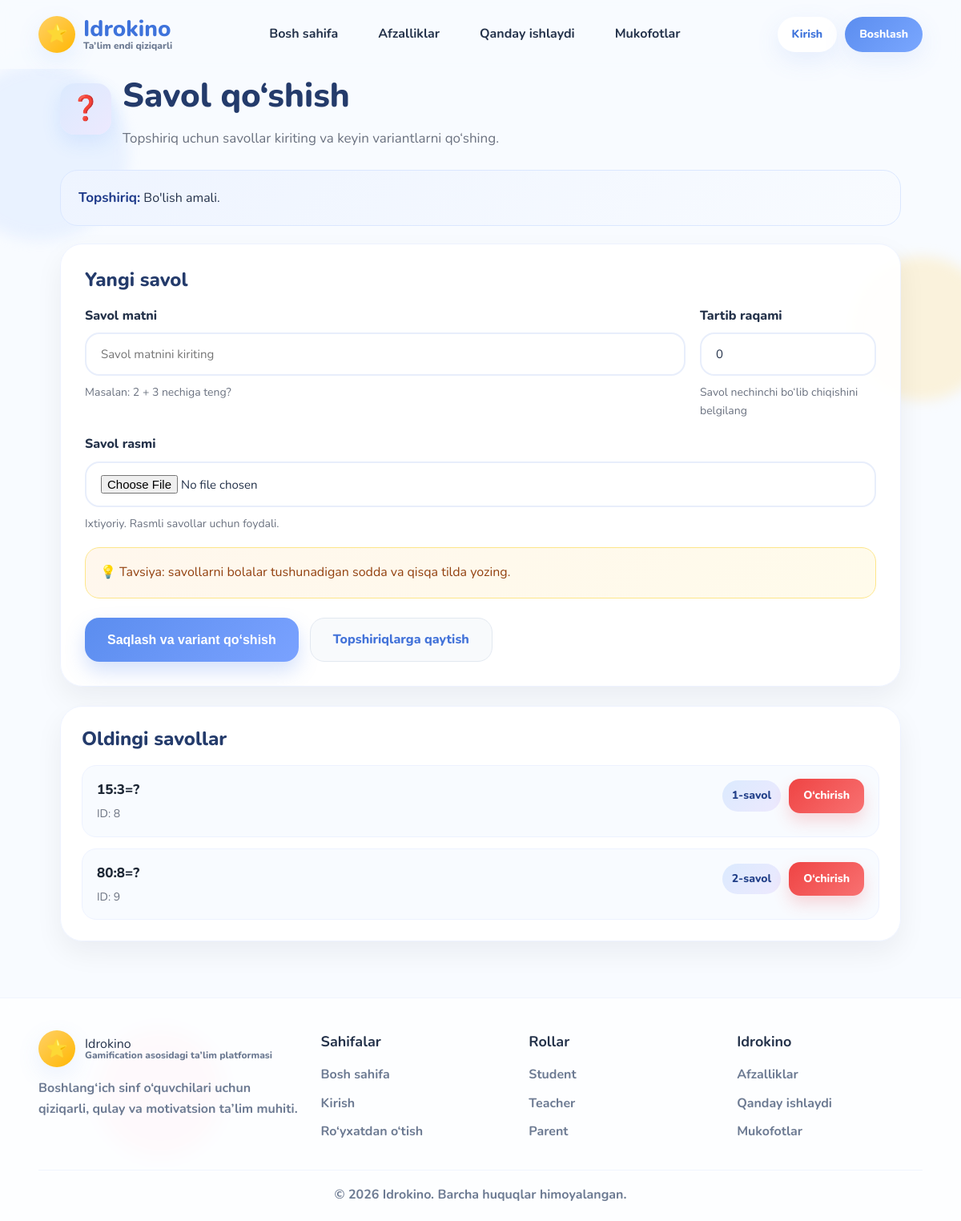
/teacher/assignments/8/questions/add/ (signed in), run on the app's committed database.
### academics/models.py (models this page shows, shortened)
class Assignment(models.Model):
    subject = models.ForeignKey(
        Subject,
        on_delete=models.CASCADE,
        related_name="assignments"
    )
    title = models.CharField(max_length=200)
    description = models.TextField(blank=True)
    points = models.IntegerField(default=10)
    created_at = models.DateTimeField(auto_now_add=True)
    is_active = models.BooleanField(default=True)

class Question(models.Model):
    assignment = models.ForeignKey(
        Assignment,
        on_delete=models.CASCADE,
        related_name="questions"
    )
    text = models.CharField(max_length=500)
    image = models.ImageField(upload_to="questions/", blank=True, null=True)
    order = models.IntegerField(default=0)

### teachers/views.py (the view)
    def wrapper(request, *args, **kwargs):
        if not request.user.is_authenticated:
            return redirect("login")
        if request.user.role != "teacher":
            return HttpResponseForbidden("Bu sahifa faqat o‘qituvchilar uchun.")
        return view_func(request, *args, **kwargs)

### teachers/forms.py
class QuestionCreateForm(forms.ModelForm):
    class Meta:
        model = Question
        fields = ["text", "image", "order"]
        widgets = {
            "text": forms.TextInput(attrs={
                "placeholder": "Savol matnini kiriting",
                "class": "form-input"
            }),
            "image": forms.ClearableFileInput(attrs={
                "class": "form-input"
            }),
            "order": forms.NumberInput(attrs={
                "min": 1,
                "class": "form-input"
            }),
        }

### teachers/views.py (called while the page is built)
def teacher_required(view_func):
    def wrapper(request, *args, **kwargs):
        if not request.user.is_authenticated:
            return redirect("login")
        if request.user.role != "teacher":
            return HttpResponseForbidden("Bu sahifa faqat o‘qituvchilar uchun.")
        return view_func(request, *args, **kwargs)
    return wrapper

@login_required
@teacher_required
def add_question(request, assignment_id):
    assignment = get_object_or_404(
        Assignment,
        id=assignment_id,
        subject__teacher=request.user
    )
    questions = assignment.questions.all().order_by("order", "id")
    if request.method == "POST":
        form = QuestionCreateForm(request.POST, request.FILES)
        if form.is_valid():
            question = form.save(commit=False)
            question.assignment = assignment
            question.save()
            return redirect("add_choices", question_id=question.id)
    else:
        form = QuestionCreateForm()
    context = {
        "assignment": assignment,
        "questions": questions,
        "form": form,
    }
    return render(request, "teachers/add_question.html", context)

### templates/teachers/add_question.html (shortened to what this page needs)
{% extends 'base/base.html' %}
{% block content %}
<div class="pretty-shell">
    <div class="pretty-page-title">
        <div class="icon">❓</div>
        <div>
            <h1>Savol qo‘shish</h1>
            <p>Topshiriq uchun savollar kiriting va keyin variantlarni qo‘shing.</p>
        </div>
    </div>
    <div class="top-info-card">
        <strong>Topshiriq:</strong> {{ assignment.title }}
    </div>
    <div class="pretty-card">
        <h2 class="section-title">Yangi savol</h2>
        <form method="post" enctype="multipart/form-data">
            <div class="form-grid">
                <div class="form-group">
                    <label class="form-label" for="{{ form.text.id_for_label }}">Savol matni</label>
                    {{ form.text }}
                    <div class="help-text">Masalan: 2 + 3 nechiga teng?</div>
                </div>
                <div class="form-group">
                    <label class="form-label" for="{{ form.order.id_for_label }}">Tartib raqami</label>
                    {{ form.order }}
                    <div class="help-text">Savol nechinchi bo‘lib chiqishini belgilang</div>
                </div>
                <div class="form-group full">
                    <label class="form-label" for="{{ form.image.id_for_label }}">Savol rasmi</label>
                    {{ form.image }}
                    <div class="help-text">Ixtiyoriy. Rasmli savollar uchun foydali.</div>
                </div>
            </div>
            <div class="tip-box">
                💡 Tavsiya: savollarni bolalar tushunadigan sodda va qisqa tilda yozing.
            </div>
            <div class="actions">
                <button type="submit" class="btn-soft btn-primary-soft">Saqlash va variant qo‘shish</button>
                <a href="{% url 'teacher_assignments' %}" class="btn-soft btn-light-soft">Topshiriqlarga qaytish</a>
            </div>
        </form>
    </div>
    <div class="questions-card">
        <h2 class="section-title">Oldingi savollar</h2>
        {% if questions %}
            <div class="questions-list">
                {% for question in questions %}
                    <div class="question-item">
                        <div>
                            <div style="font-weight:800; color:#1f2937; font-size:17px; margin-bottom:6px;">
                                {{ question.text }}
                            </div>
                            <div style="color:#6b7280; font-size:14px;">
                                ID: {{ question.id }}
                            </div>
                        </div>
                        <div class="question-actions">
                            <div class="question-badge">
                                {{ question.order }}-savol
                            </div>
                            <a href="{% url 'question_delete' question.id %}" class="btn-soft btn-danger-soft">
                                O‘chirish
                            </a>
                        </div>
                    </div>
                {% endfor %}
            </div>
        {% else %}
            <div class="empty-box">
                <div class="emoji">📝</div>
                <div>Hozircha savollar yo‘q. Birinchi savolni kiriting.</div>
            </div>
        {% endif %}
    </div>
</div>
{% endblock %}

### static/css/global.css (style rules this page uses)
:root { --primary: #5B8DEF; --primary-dark: #3E73DB; --secondary: #FFD166; --pink: #FF8FB1; --green: #7BD88F; --purple: #B799FF; --bg: #F8FBFF; --card: #FFFFFF; --text: #24324A; --muted: #6C7A92; --shadow: 0 10px 30px rgba(91, 141, 239, 0.12); --radius-xl: 28px; --radius-lg: 20px; --radius-md: 14px; }
* { margin: 0; padding: 0; box-sizing: border-box; }
body { font-family: 'Nunito', sans-serif; background: var(--bg); color: var(--text); line-height: 1.6; position: relative; overflow-x: hidden; }
a { text-decoration: none; color: inherit; }
.section-title { font-size: clamp(28px, 4vw, 42px); line-height: 1.2; font-weight: 800; margin-bottom: 14px; }
html { scroll-behavior: smooth; }
.form-grid { display: grid; grid-template-columns: 1fr 1fr; gap: 18px; }
.form-group { display: grid; gap: 8px; }
.form-group label { font-weight: 800; color: var(--text); }
.form-group input, .form-group select, .form-group textarea { width: 100%; padding: 15px 18px; border: 2px solid #e8eefb; border-radius: 18px; outline: none; background: #fff; font-size: 15px; font-family: inherit; color: var(--text); transition: 0.25s ease; }

### templates/teachers/add_question.html (style rules this page uses)
.pretty-shell { max-width: 1050px; margin: 0 auto; }
.pretty-page-title { display: flex; align-items: center; gap: 14px; margin-bottom: 26px; }
.pretty-page-title .icon { width: 64px; height: 64px; border-radius: 18px; display: flex; align-items: center; justify-content: center; font-size: 30px; background: linear-gradient(135deg, #dbeafe, #ede9fe); box-shadow: 0 10px 24px rgba(59, 130, 246, 0.12); }
.pretty-page-title h1 { margin: 0; font-size: 42px; color: #243b6b; font-weight: 800; }
.pretty-page-title p { margin: 6px 0 0 0; color: #6b7280; font-size: 17px; }
.top-info-card { background: linear-gradient(135deg, #eef4ff, #f8fbff); border: 1px solid #dbe7ff; border-radius: 22px; padding: 20px 22px; margin-bottom: 22px; }
.top-info-card strong { color: #1e3a8a; font-size: 17px; }
.pretty-card { background: rgba(255,255,255,0.92); border-radius: 28px; padding: 30px; box-shadow: 0 14px 35px rgba(15, 23, 42, 0.06); border: 1px solid #edf2ff; }
.section-title { margin: 0 0 18px 0; font-size: 24px; font-weight: 800; color: #243b6b; }
.form-grid { display: grid; grid-template-columns: 1fr 220px; gap: 18px; }
.form-group { display: flex; flex-direction: column; gap: 8px; }
.form-group.full { grid-column: 1 / -1; }
.form-label { font-size: 16px; font-weight: 700; color: #334155; }
.form-input { width: 100%; padding: 14px 16px; border-radius: 16px; border: 1.5px solid #dbe4f3; background: #f9fbff; font-size: 16px; outline: none; transition: .2s ease; }
.help-text { color: #6b7280; font-size: 14px; margin-top: 2px; }
.tip-box { background: linear-gradient(135deg, #fff7ed, #fffbeb); border: 1px solid #fde68a; border-radius: 18px; padding: 18px; color: #92400e; margin-top: 18px; }
.actions { display: flex; gap: 14px; flex-wrap: wrap; margin-top: 24px; }
.btn-soft { display: inline-flex; align-items: center; justify-content: center; padding: 14px 28px; border-radius: 18px; text-decoration: none; font-weight: 800; border: none; cursor: pointer; font-size: 16px; transition: .2s ease; }
.btn-primary-soft { background: linear-gradient(135deg, #5b8def, #7aa2ff); color: white; box-shadow: 0 12px 24px rgba(91, 141, 239, 0.25); }
.btn-light-soft { background: #f8fafc; color: #4373d9; border: 1px solid #e2e8f0; }
.btn-danger-soft { background: linear-gradient(135deg, #ef4444, #f87171); color: white; box-shadow: 0 10px 20px rgba(239, 68, 68, 0.20); padding: 10px 18px; font-size: 14px; border-radius: 14px; }
.questions-card { margin-top: 24px; background: rgba(255,255,255,0.92); border-radius: 28px; padding: 26px; box-shadow: 0 14px 35px rgba(15, 23, 42, 0.06); border: 1px solid #edf2ff; }
.questions-list { display: flex; flex-direction: column; gap: 14px; margin-top: 16px; }
.question-item { display: flex; justify-content: space-between; align-items: flex-start; gap: 16px; padding: 16px 18px; border-radius: 18px; background: #f8fbff; border: 1px solid #edf2ff; flex-wrap: wrap; }
.question-badge { background: linear-gradient(135deg, #dbeafe, #ede9fe); color: #24428a; padding: 8px 12px; border-radius: 999px; font-size: 14px; font-weight: 800; flex-shrink: 0; }
.question-actions { display: flex; align-items: center; gap: 10px; flex-wrap: wrap; }

### data on the page
Assignment: title "Bo'lish amali."
Question: text "15:3=?", id "8", order "1"
Question: text "80:8=?", id "9", order "2"
